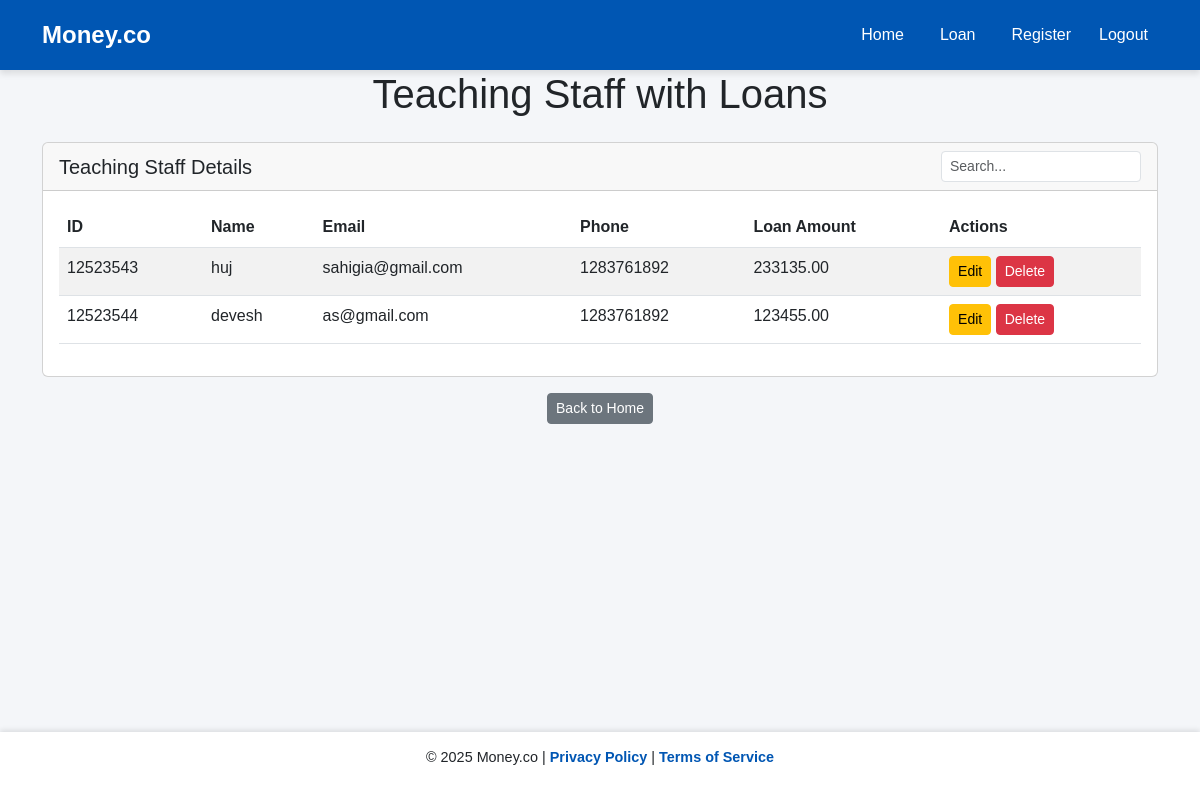
Page /teaching_staff/ on the committed database.
### moneyapp/models.py (models this page shows, shortened)
class Member(models.Model):
    ROLE_CHOICES = [
        ('Teaching', 'Teaching Staff'),
        ('Non-Teaching', 'Non-Teaching Staff'),
    ]
    name = models.CharField(max_length=100)
    member_id = models.CharField(max_length=50, unique=True)
    department = models.CharField(max_length=100, blank=True)
    designation = models.CharField(max_length=100, blank=True)
    mob = models.BigIntegerField()
    email = models.EmailField()
    dob = models.DateField()
    doj = models.DateField()
    doj_service = models.DateField()
    maximum_period = models.IntegerField()
    max_loan_amount = models.DecimalField(max_digits=10, decimal_places=2)
    city = models.CharField(max_length=100)
    pincode = models.CharField(max_length=10)
    role = models.CharField(max_length=20, choices=ROLE_CHOICES, default='Non-Teaching')
    has_loan = models.BooleanField(default=False)
    max_eligibity = models.FloatField(default="NULL")

### moneyapp/views.py (the view)
# urls.py: path('teaching_staff/', views.teaching_staff, name='teaching_staff'),
def teaching_staff(request):
    teaching_members = Member.objects.filter(role='Teaching', has_loan=True)
    return render(request, 'moneyapp/teaching_staff.html', {'members': teaching_members})

### moneyapp/templates/moneyapp/teaching_staff.html (shortened to what this page needs)
{% extends 'base.html' %}
{% block content %}
<div class="container">
    <h1 class="text-center mb-4">Teaching Staff with Loans</h1>
    <div class="card">
        <div class="card-header d-flex justify-content-between align-items-center">
            <h5 class="mb-0 me-3">Teaching Staff Details</h5>
            <input type="text" id="tableSearch" class="form-control form-control-sm"
                   placeholder="Search..." style="width: 200px;">
        </div>
        <div class="card-body">
            {% if members %}
                <table class="table table-striped">
                    <thead>
                        <tr>
                            <th>ID</th>
                            <th>Name</th>
                            <th>Email</th>
                            <th>Phone</th>
                            <th>Loan Amount</th>
                            <th>Actions</th>
                        </tr>
                    </thead>
                    <tbody>
                        {% for member in members %}
                        <tr data-href="{% url 'detail_members' member.id %}" style="cursor: pointer;">
                            <td>{{ member.member_id }}</td>
                            <td>{{ member.name }}</td>
                            <td>{{ member.email }}</td>
                            <td>{{ member.mob }}</td>
                            <td>{{ member.max_loan_amount }}</td>
                            <td>
                                <a href="{% url 'edit_member' member.id %}" class="btn btn-warning btn-sm">Edit</a>
                                <a href="{% url 'delete_member' member.id %}" class="btn btn-danger btn-sm"
                                   onclick="return confirm('Are you sure you want to delete this member?');">
                                    Delete
                                </a>
                            </td>
                        </tr>
                        {% endfor %}
                    </tbody>
                </table>
            {% else %}
                <p class="text-center">No teaching staff with loans found.</p>
            {% endif %}
        </div>
    </div>
</div>
<div class="text-center mt-3">
    <a href="{% url 'home' %}" class="btn btn-sm btn-secondary">Back to Home</a>
</div>
{% endblock %}

### moneyapp/templates/base.html (style rules this page uses)
body { background-color: #f4f6f9; font-family: 'Arial', sans-serif; padding-bottom: 80px; }

### rows in the picture
Member: member_id "12523543", name "huj", email "sahigia@gmail.com", mob "1283761892", max_loan_amount "233135.00"
Member: member_id "12523544", name "devesh", email "as@gmail.com", mob "1283761892", max_loan_amount "123455.00"
